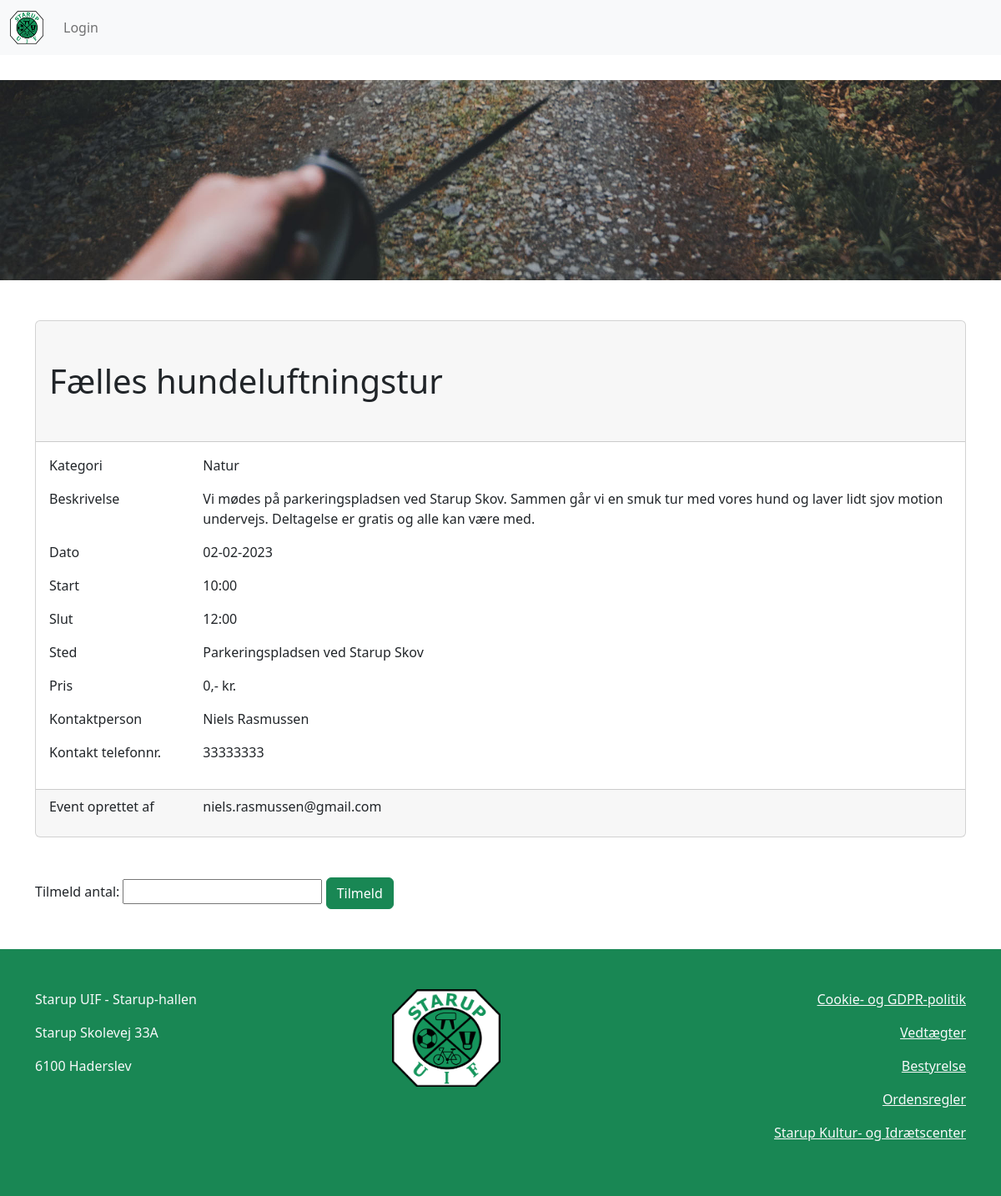
The app's page /visArrangement.php?id=4 with its own data.
### tables this page shows
CREATE TABLE `events` (
  `EID` int(11) NOT NULL,
  `EName` varchar(200) NOT NULL,
  `ECategory` varchar(50) NOT NULL,
  `EDescription` varchar(2500) DEFAULT NULL,
  `EImage` varchar(100) DEFAULT NULL,
  `EDate` date NOT NULL,
  `EStartTime` varchar(50) NOT NULL,
  `EEndTime` varchar(50) DEFAULT NULL,
  `EPlace` varchar(100) DEFAULT NULL,
  `EPrice` smallint(6) NOT NULL,
  `EContactName` varchar(100) DEFAULT NULL,
  `EContactPhone` int(11) DEFAULT NULL,
  `ECreatedBy` varchar(100) NOT NULL
);

### visArrangement.php (the view, shortened to what this page needs)
<?php
    if(isset($_GET['id']))
    {
        $id = "'".$_GET['id']."'";
    }
    $db = new MySQLi('', '', '', '');
    $db->set_charset("utf8");
    if ($db->connect_error){
        die("Connection to database failed: ".$db->connect_error);
    }
    else{
        $result = $db->query("SELECT * FROM events WHERE EID = $id");
        $row = $result->fetch_assoc();
    }
?>
<!DOCTYPE html>
<html lang="en">
<head>
    <link rel="stylesheet" href="css/bootstrap.min.css">
    <link rel="stylesheet" href="css/style.css" type="text/css">
</head>
<body>
    <?php include 'includes/nav.php' ?>
    <header class="eventheader mt-5">
        <img src="<?php echo "img/".$row["EImage"]; ?>" class="img-fluid mt-5">
    </header>
    <main class="container mb-5">
        <section class="mt-5 card">
            <h1 class="pt-5 pb-5 card-header"><?php echo $row["EName"]; ?></h1>
            <article class="card-body">
                <div class="row">
                    <p class="col-2">Kategori</p>
                    <p class="col"><?php echo $row["ECategory"]; ?></p>
                </div>
                <div class="row">
                    <p class="col-2">Beskrivelse</p>
                    <p class="col"><?php echo $row["EDescription"]; ?></p>
                </div>
                <div class="row">
                    <p class="col-2">Dato</p>
                    <p class="col"><?php echo date("d-m-Y", strtotime($row["EDate"]));?></p>
                </div>
                <div class="row">
                    <p class="col-2">Start</p>
                    <p class="col"><?php echo $row["EStartTime"]; ?></p>
                </div>
               <div class='row'>
                    <p class='col-2'>Slut</p>
                    <p class='col'><?php echo $row["EEndTime"]; ?></p>
                </div>
                <div class="row">
                    <p class="col-2">Sted</p>
                    <p class="col"><?php echo $row["EPlace"]; ?></p>
                </div>
                <div class="row">
                    <p class="col-2">Pris</p>
                    <p class="col"><?php echo $row["EPrice"]; ?>,- kr.</p>
                </div>
                <div class='row'>
                    <p class='col-2'>Kontaktperson</p>
                    <p class='col'><?php echo $row["EContactName"]; ?></p>
                </div>
                <div class='row'>
                    <p class='col-2'>Kontakt telefonnr.</p>
                    <p class='col'><?php echo $row["EContactPhone"]; ?></p>
                </div>
            </article>
            <article class="card-footer">
                <div class="row">
                    <p class="col-2">Event oprettet af</p>
                    <p class="col-8"><?php echo $row["ECreatedBy"]; ?></p>
                </div>
            </article>
        </section>
        <section class="mt-5">
            <article>
                <form method="post" action="tilmeldtArrangement.php?id=<?php echo $_GET['id']; ?>">
                    <p><label for="tilmeldAntal">Tilmeld antal:</label>
                    <input type="number" name="tilmeldAntal">
                    <input type="submit" name="tilmeldArrangement" value="Tilmeld" class="btn btn-success"></p>
                </form>
            </article>
        </section>
    </main>
    <footer class="container-fluid py-5 bg-success">
        <?php include 'includes/footer.php' ?>
    </footer>
</body>
</html>

### includes/nav.php (shortened to what this page needs)
<nav class="navbar navbar-expand-lg navbar-light bg-light fixed-top">
    <div class="container-fluid">
        <a href="index.php" class="navbar-brand">
            <img src="img/LOGO-Starupuif.png" width="40" height="40" class="d-inline-block">
        </a>
        <div class="collapse navbar-collapse" id="navContent">
            <ul class="navbar-nav me-auto">
            <?php if (!isset($_SESSION["email"]) &&!isset($_SESSION["password"])) { ?>
                <li class='nav-item'>
                    <a href='login.php' class='nav-link'>Login</a>
                </li>
            <?php } ?>
            </ul>
        </div>
    </div>
</nav>

### includes/footer.php
<div class="container mx-auto">
    <div class="row justify-content-between">
        <div class="col-3 text-light">
            <p>Starup UIF - Starup-hallen</p>
            <p>Starup Skolevej 33A</p>
            <p>6100 Haderslev</p>
        </div>
        <div class="col-3">
            <img class="w-50 d-block" src="img/LOGO-Starupuif.png">
        </div>
        <div class="col-3 text-end">
            <p><a href="#" class="text-light">Cookie- og GDPR-politik</a></p>
            <p><a href="#" class="text-light">Vedtægter</a></p>
            <p><a href="#" class="text-light">Bestyrelse</a></p>
            <p><a href="#" class="text-light">Ordensregler</a></p>
            <p><a href="#" class="text-light">Starup Kultur- og Idrætscenter</a></p>
        </div>
    </div>
</div>

### css/style.css (style rules this page uses)
.eventheader img { height: 30vh; width: 100%; object-fit:cover; }

### records on screen
events: EImage (picture), EName "Fælles hundeluftningstur", ECategory "Natur", EDescription "Vi mødes på parkeringspladsen ved Starup Skov. Sammen går vi en smuk tur med vores hund og laver lidt sjov motion undervejs. Deltagelse er gratis og alle kan være med.", EDate "02-02-2023", EStartTime "10:00", EEndTime "12:00", EPlace "Parkeringspladsen ved Starup Skov", EPrice "0", EContactName "Niels Rasmussen", EContactPhone "33333333", ECreatedBy "niels.rasmussen@gmail.com"
